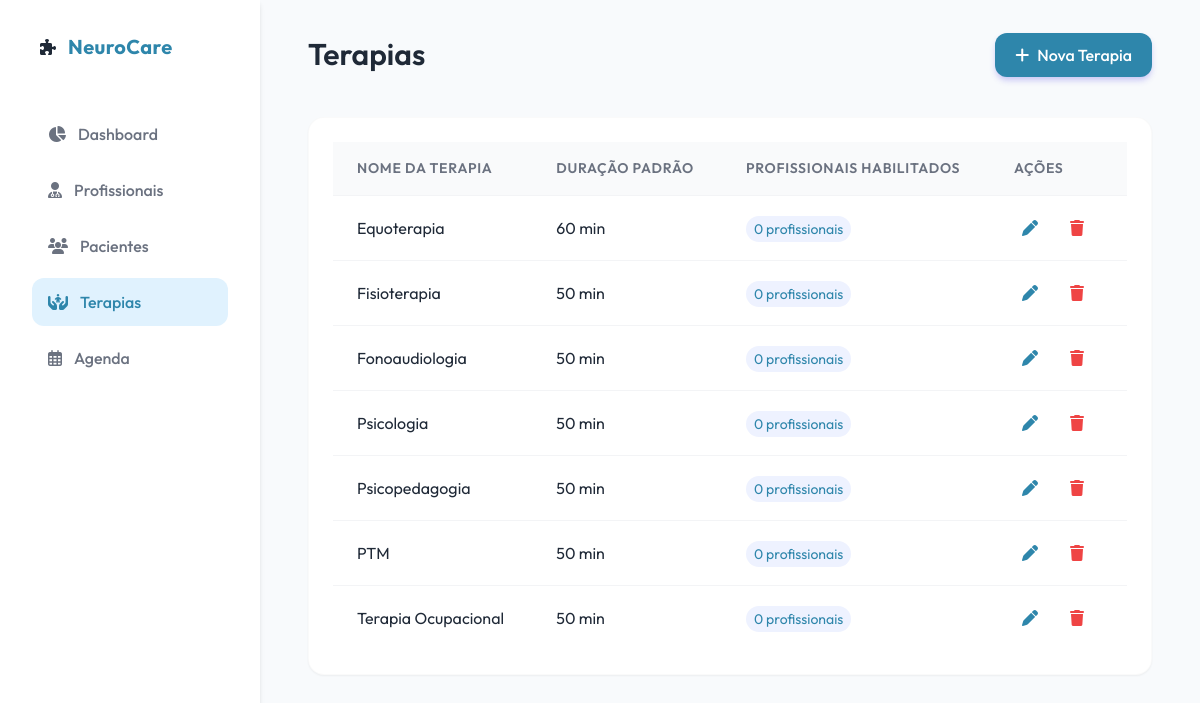
The page /public/index.php?page=therapies on the database its author committed.
### tables this page shows
CREATE TABLE IF NOT EXISTS `therapies` (
  `id`                       int          NOT NULL AUTO_INCREMENT,
  `name`                     varchar(100) NOT NULL,
  `default_duration_minutes` int          DEFAULT '60',
  `branch_id`                int          DEFAULT '1',
  `color`                    varchar(7)   DEFAULT '#3B82F6',
  PRIMARY KEY (`id`),
  KEY `idx_branch` (`branch_id`),
  CONSTRAINT `therapies_fk_branch` FOREIGN KEY (`branch_id`) REFERENCES `branches` (`id`) ON DELETE SET NULL
);

### config/config.php (called while the page is built, shortened)
<?php
$serverName = $_SERVER['SERVER_NAME'] ?? 'localhost';
$isLocal = ($serverName === 'localhost' || $serverName === '127.0.0.1');
if ($isLocal) {
    return [
        'db_host' => 'localhost',
        'db_name' => 'clinic_db',
        'db_user' => 'root',
        'db_pass' => 'm@P599152',
        'db_charset' => 'utf8mb4'
    ];
}

### src/Database.php (called while the page is built)
<?php
class Database {
    private static $instance = null;
    private $pdo;
    private function __construct() {
        $config = require __DIR__ . '/../config/config.php';
        $dsn = "mysql:host={$config['db_host']};dbname={$config['db_name']};charset={$config['db_charset']}";
        $options = [
            PDO::ATTR_ERRMODE => PDO::ERRMODE_EXCEPTION,
            PDO::ATTR_DEFAULT_FETCH_MODE => PDO::FETCH_ASSOC,
            PDO::ATTR_EMULATE_PREPARES => false,
        ];
        try {
            $this->pdo = new PDO($dsn, $config['db_user'], $config['db_pass'], $options);
        } catch (\PDOException $e) {
            if ($e->getCode() == 1049) {
                die("Database '{$config['db_name']}' not found. Please run the database.sql script.");
            }
            throw new \PDOException($e->getMessage(), (int)$e->getCode());
        }
    }
    public static function getInstance() {
        if (self::$instance === null) {
            self::$instance = new self();
        }
        return self::$instance;
    }
    public function getConnection() {
        return $this->pdo;
    }
}

### src/Controllers/TherapyController.php (called while the page is built, shortened)
<?php
require_once __DIR__ . '/../Database.php';
class TherapyController {
    private $pdo;
    public function __construct() {
        $this->pdo = Database::getInstance()->getConnection();
    }
    public function getAll() {
        $branchId = $_SESSION['branch_id'] ?? null;
        $sql = "SELECT t.*, COUNT(pt.professional_id) as professional_count
                FROM therapies t
                LEFT JOIN professional_therapies pt ON t.id = pt.therapy_id
                WHERE t.branch_id = ? OR ? IS NULL
                GROUP BY t.id
                ORDER BY t.name ASC";
        $stmt = $this->pdo->prepare($sql);
        $stmt->execute([$branchId, $branchId]);
        return $stmt->fetchAll();
    }
}

### templates/therapies/list.php (the view, shortened to what this page needs)
<?php
$controller = new TherapyController();
$therapies = $controller->getAll();
?>
<header>
    <h1>Terapias</h1>
    <a href="?page=therapies_new" class="btn btn-primary">
        <i class="fa-solid fa-plus"></i> Nova Terapia
    </a>
</header>
<div class="card table-container">
    <table>
        <thead>
            <tr>
                <th>Nome da Terapia</th>
                <th>Duração Padrão</th>
                <th>Profissionais Habilitados</th>
                <th>Ações</th>
            </tr>
        </thead>
        <tbody>
            <?php if (empty($therapies)): ?>
                <tr>
                    <td colspan="4" style="text-align: center; color: var(--text-secondary);">Nenhuma terapia cadastrada.</td>
                </tr>
            <?php else: ?>
                <?php foreach ($therapies as $therapy): ?>
                    <tr>
                        <td><?= htmlspecialchars($therapy['name']) ?></td>
                        <td><?= htmlspecialchars($therapy['default_duration_minutes']) ?> min</td>
                        <td>
                            <span style="background: #EEF2FF; color: var(--primary-color); padding: 0.25rem 0.5rem; border-radius: 99px; font-size: 0.875rem;">
                                <?= $therapy['professional_count'] ?> profissionais
                            </span>
                        </td>
                        <td>
                            <div style="display: flex; gap: 0.5rem;">
                                <a href="?page=therapies_new&id=<?= $therapy['id'] ?>" class="btn" style="color: var(--primary-color); padding: 0.5rem;" title="Editar"><i class="fa-solid fa-pen"></i></a>
                                <a href="#"
                                   class="btn text-danger"
                                   style="color: var(--danger-color); padding: 0.5rem;"
                                   title="Excluir"
                                   onclick="event.preventDefault(); if (window.UI) UI.confirmDelete('Excluir Terapia', 'Tem certeza que deseja excluir esta terapia? Esta ação não pode ser desfeita.', () => window.location.href='?page=therapies_delete&id=<?= $therapy['id'] ?>'); else if (confirm('Tem certeza?')) window.location.href='?page=therapies_delete&id=<?= $therapy['id'] ?>';">
                                    <i class="fa-solid fa-trash"></i>
                                </a>
                            </div>
                        </td>
                    </tr>
                <?php endforeach; ?>
            <?php endif; ?>
        </tbody>
    </table>
</div>

### public/index.php (shortened to what this page needs)
<?php
require_once __DIR__ . '/../src/Database.php';
$page = $_GET['page'] ?? 'dashboard';
?>
<!DOCTYPE html>
<html lang="pt-BR">
<head>
    <link rel="stylesheet" href="assets/css/style.css">
    <link rel="stylesheet" href="https://cdnjs.cloudflare.com/ajax/libs/font-awesome/6.4.0/css/all.min.css">
</head>
<body>
    <nav class="sidebar">
        <div class="brand">
            <i class="fa-solid fa-puzzle-piece"></i>
            <span>NeuroCare</span>
        </div>
        <ul class="nav-links">
            <li class="nav-item">
                <a href="?page=dashboard" class="<?= $page === 'dashboard' ? 'active' : '' ?>">
                    <i class="fa-solid fa-chart-pie"></i> Dashboard
                </a>
            </li>
            <li class="nav-item">
                <a href="?page=professionals" class="<?= $page === 'professionals' || $page === 'professionals_new' ? 'active' : '' ?>">
                    <i class="fa-solid fa-user-doctor"></i> Profissionais
                </a>
            </li>
            <li class="nav-item">
                <a href="?page=patients" class="<?= $page === 'patients' ? 'active' : '' ?>">
                    <i class="fa-solid fa-users"></i> Pacientes
                </a>
            </li>
            <li class="nav-item">
                <a href="?page=therapies" class="<?= $page === 'therapies' ? 'active' : '' ?>">
                    <i class="fa-solid fa-hands-holding-child"></i> Terapias
                </a>
            </li>
            <li class="nav-item">
                <a href="?page=schedule" class="<?= $page === 'schedule' ? 'active' : '' ?>">
                    <i class="fa-regular fa-calendar-days"></i> Agenda
                </a>
            </li>
        </ul>
    </nav>
    <main class="main-content">
        <?php
        switch($page) {
            case 'therapies':
                require_once __DIR__ . '/../templates/therapies/list.php';
                break;
        }
        ?>
    </main>
</body>
</html>

### public/assets/css/style.css (style rules this page uses)
:root { --primary-color: #2E86AB; --primary-light: #56B4D3; --secondary-color: #A2D729; --secondary-light: #C4E572; --background-color: #F8FAFC; --surface-color: #FFFFFF; --text-primary: #1F2937; --text-secondary: #6B7280; --danger-color: #EF4444; --glass-bg: rgba(255, 255, 255, 0.95); --glass-border: 1px solid rgba(255, 255, 255, 0.2); --shadow-sm: 0 1px 2px 0 rgba(0, 0, 0, 0.05); --shadow-md: 0 4px 6px -1px rgba(0, 0, 0, 0.1), 0 2px 4px -1px rgba(0, 0, 0, 0.06); --shadow-lg: 0 10px 15px -3px rgba(0, 0, 0, 0.1), 0 4px 6px -2px rgba(0, 0, 0, 0.05); --radius-md: 12px; --radius-lg: 16px; }
* { box-sizing: border-box; margin: 0; padding: 0; }
body { font-family: 'Outfit', sans-serif; background-color: var(--background-color); color: var(--text-primary); line-height: 1.5; height: 100vh; display: flex; }
.sidebar { width: 260px; background: var(--surface-color); height: 100vh; padding: 2rem; display: flex; flex-direction: column; box-shadow: var(--shadow-md); z-index: 10; }
.brand { margin-bottom: 3rem; display: flex; align-items: center; gap: 0.75rem; justify-content: flex-start; padding-left: 0.5rem; }
.brand span { font-size: 1.25rem; font-weight: 700; color: var(--primary-color); letter-spacing: 0.02em; }
.nav-links { list-style: none; display: flex; flex-direction: column; gap: 0.5rem; }
.nav-item a { text-decoration: none; color: var(--text-secondary); padding: 0.75rem 1rem; border-radius: var(--radius-md); display: flex; align-items: center; gap: 0.75rem; font-weight: 500; transition: all 0.2s ease; }
.nav-item a:hover, .nav-item a.active { background-color: #E0F2FE; color: var(--primary-color); }
.main-content { flex: 1; overflow-y: auto; padding: 2rem 3rem; }
header { margin-bottom: 2.5rem; display: flex; justify-content: space-between; align-items: center; }
header h1 { font-size: 1.875rem; font-weight: 600; color: var(--text-primary); }
.card { background: var(--surface-color); border-radius: var(--radius-lg); padding: 1.5rem; box-shadow: var(--shadow-sm); border: 1px solid rgba(0, 0, 0, 0.02); transition: transform 0.2s ease, box-shadow 0.2s ease; }
.btn { display: inline-flex; align-items: center; justify-content: center; padding: 0.625rem 1.25rem; border-radius: var(--radius-md); font-weight: 500; text-decoration: none; cursor: pointer; border: none; transition: all 0.2s; }
.btn-primary { background-color: var(--primary-color); color: white; box-shadow: 0 4px 6px -1px rgba(79, 70, 229, 0.3); }
.btn i { margin-right: 0.5rem; }
.table-container { overflow-x: auto; background: var(--surface-color); border-radius: var(--radius-lg); box-shadow: var(--shadow-sm); }
table { width: 100%; border-collapse: collapse; }
th, td { padding: 1rem 1.5rem; text-align: left; border-bottom: 1px solid #F3F4F6; }
th { background-color: #F9FAFB; font-weight: 600; color: var(--text-secondary); font-size: 0.875rem; text-transform: uppercase; letter-spacing: 0.05em; }
tr:last-child td { border-bottom: none; }

### rows shown on the page
therapies: name "Equoterapia", default_duration_minutes "60", professional_count "0"
therapies: name "Fisioterapia", default_duration_minutes "50", professional_count "0"
therapies: name "Fonoaudiologia", default_duration_minutes "50", professional_count "0"
therapies: name "Psicologia", default_duration_minutes "50", professional_count "0"
therapies: name "Psicopedagogia", default_duration_minutes "50", professional_count "0"
therapies: name "PTM", default_duration_minutes "50", professional_count "0"
therapies: name "Terapia Ocupacional", default_duration_minutes "50", professional_count "0"
